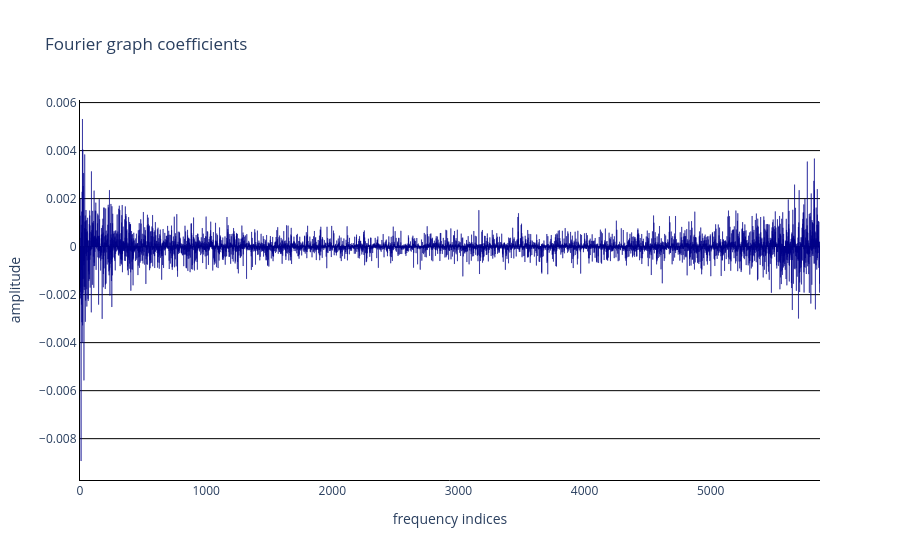

This figure's notebook cell:
### Code cell
mm.viz.plot_spectrum(data["cst"]@recon[:,int(recon.shape[1]/2)])

### Figure 1 — Plotly figure (JSON) as saved in the notebook; plotly's stock layout.template omitted (floating-point values rounded to 4 significant figures; data arrays with more than 128 entries replaced by an {"elided": "..."} marker saying what was removed)
{"data": [{"marker": {"color": "darkblue", "line": {"color": "darkblue"}}, "type": "bar", "y": {"elided": "5867 float values"}}], "layout": {"plot_bgcolor": "white", "showlegend": false, "title": {"text": "Fourier graph coefficients"}, "xaxis": {"linecolor": "black", "title": {"text": "frequency indices"}}, "yaxis": {"gridcolor": "black", "linecolor": "black", "title": {"text": "amplitude"}}}}
